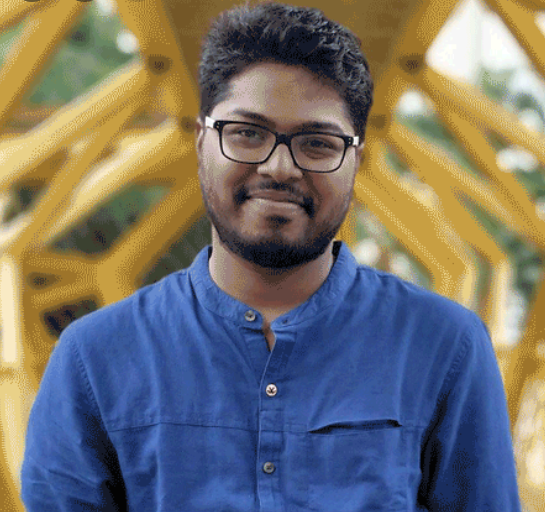
#> input picture 3.PNG, 545 x 512 px, found by its file name
$ jupyter execute --allow-errors 'Face_detection - LBP.ipynb'
#> lines starting #> are read from the running program, lines starting #| are printed output that depends on the picture
[cell 1]
import cv2
import numpy as np
import matplotlib.pyplot as plt
original_image = cv2.imread("3.png")
#> original_image is the input picture: shape (512, 545, 3); mean B, G, R 109.5, 114.6, 117.7
plt.imshow(cv2.cvtColor(original_image, cv2.COLOR_BGR2RGB))
plt.axis("off")
plt.show()

[cell 2]
y=20
x=20
h=220
w=220
crop_image = original_image[x:w, y:h]
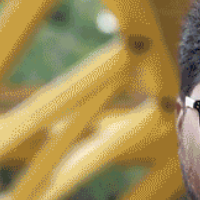
#> crop_image: shape (200, 200, 3); mean B, G, R 84.7, 140.6, 162.3
plt.imshow(cv2.cvtColor(crop_image, cv2.COLOR_BGR2RGB))
plt.axis("off")
plt.show()

[cell 3]
# [9 lines of commented-out code are left out]

https://towardsdatascience.com/face-detection-with-haar-cascade-727f68dafd08

integral image (left and above in the Original Image)

[cell 4]
gray_original_image = cv2.cvtColor(original_image, cv2.COLOR_BGR2GRAY)
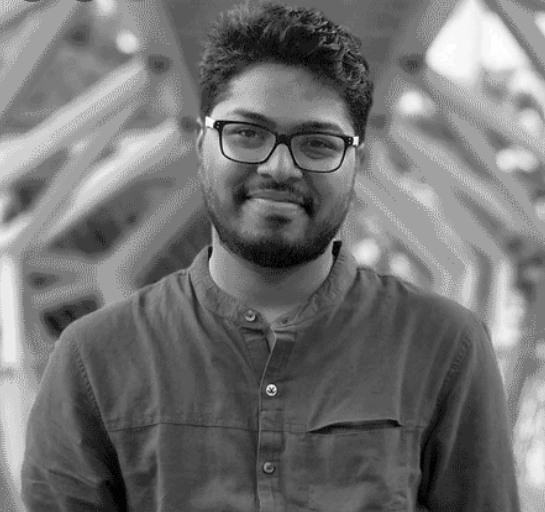
#> gray_original_image: shape (512, 545); min 3, max 255, mean 115
plt.imshow(cv2.cvtColor(gray_original_image, cv2.COLOR_BGR2RGB))
plt.axis("off")
plt.show()

[cell 5]
print(gray_original_image)
#> (printed output is left out)
gray_original_image=gray_original_image/255
print(gray_original_image)
#> (printed output is left out)

[cell 6]
def get_integralimage (img):
    height,width=img.shape
    integral_image= np.zeros((height+1,width+1))#to add maargin 0 on top and on right
    for i in range(height):
        for j in range(width):
            integral_image[i][j]=img[i][j]+integral_image[i-1][j]+integral_image[i][j-1]-integral_image[i-1][j-1]#because we add the right top pixcel twice
    return integral_image

[cell 7]
test=np.array([[0.4,0.7,0.9,0.7,0.4,0.5,1.0,0.3],[0.3,1.0,0.5,0.8,0.7,0.4,0.1,0.4],[0.9,0.4,0.1,0.2,0.5,0.8,0.2,0.9],[0.3,0.6,0.8,1.0,0.3,0.7,0.5,0.3],[0.2,0.9,0.1,0.5,0.1,0.4,0.8,0.8],[0.5,0.1,0.3,0.7,0.9,0.6,1.0,0.2],[0.8,0.4,1.0,0.2,0.7,0.3,0.1,0.4],[0.4,0.9,0.6,0.6,0.2,1.0,0.5,0.9]])
integral_image=get_integralimage(test)
#integral_image=get_integralimage(gray_original_image)
integral_image=np.delete(integral_image, test.shape[0],0)
integral_image=np.delete(integral_image,test.shape[1],1)    #to remove the margin
print(integral_image)

 Haar features

[cell 8]
#18.9-7.5-3.1+1.1
#29.6-18.6-4.9+3.1
def get_LeftrightHaarfeatures(integral_image,window_height,window_width):
#> called with integral_image = array of shape (8, 8), window_height = 6, window_width = 6
    LeftrightHaarfeatures=[]
    window_width_half=int(window_width/2)
#    print(integral_image.shape[0],integral_image.shape[1],window_width_half,window_height,window_width)
    i=0
    j=0
    while(i+window_height<integral_image.shape[0]):
        while(j+window_width<integral_image.shape[1]):
      #      print(i,j)
            white_Pixels_inHaar = integral_image[i+window_height][j+window_width_half]-integral_image[i+window_height][j]-integral_image[i][j+window_width_half]+integral_image[i][j]
            black_Pixels_inHaar = integral_image[i+window_height][j+window_width]-integral_image[i+window_height][j+window_width_half]-integral_image[i][j+window_width]+integral_image[i][j+window_width_half]
   #         print(integral_image[i+window_height][j+window_width_half],integral_image[i+window_height][j],integral_image[i][j+window_width_half],integral_image[i][j],white_Pixels_inHaar,integral_image[i+window_height][j+window_width],integral_image[i+window_height][j+window_width_half],integral_image[i][j+window_width],integral_image[i][j+window_width_half],black_Pixels_inHaar)
            delta=(white_Pixels_inHaar-black_Pixels_inHaar)/(window_height*window_width_half)
      #      print(delta)
            LeftrightHaarfeatures.append(delta)
            j=j+1
        i=i+1
    return LeftrightHaarfeatures

[cell 9]
LeftrightHaarfeatures=get_LeftrightHaarfeatures(integral_image,6,6)
print(LeftrightHaarfeatures)

[cell 10]
def get_topbottomHaarfeatures(integral_image,window_height,window_width):
#> called with integral_image = array of shape (8, 8), window_height = 6, window_width = 6
    LeftrightHaarfeatures=[]
    window_height_half=int(window_height/2)
#    print(integral_image.shape[0],integral_image.shape[1],window_height_half,window_height,window_width)
    i=0
    j=0
    while(i+window_height<integral_image.shape[0]):
        while(j+window_width<integral_image.shape[1]):
     #       print(i,j)
            white_Pixels_inHaar = integral_image[i+window_height_half][j+window_width]-integral_image[i+window_height_half][j]-integral_image[i][j+window_width]+integral_image[i][j]
            black_Pixels_inHaar = integral_image[i+window_height][j+window_width]-integral_image[i+window_height][j]-integral_image[i+window_height_half][j+window_width]+integral_image[i+window_height_half][j]
   #         print(integral_image[i+window_height_half][j+window_width],integral_image[i+window_height_half][j],integral_image[i][j+window_width],integral_image[i][j],white_Pixels_inHaar,integral_image[i+window_height][j+window_width],integral_image[i+window_height][j],integral_image[i+window_height_half][j+window_width],integral_image[i+window_height_half][j],black_Pixels_inHaar)
            delta=(white_Pixels_inHaar-black_Pixels_inHaar)/(window_height_half*window_width)
  #          print(delta)
            LeftrightHaarfeatures.append(delta)
            j=j+1
        i=i+1
    return LeftrightHaarfeatures

[cell 11]
topbottomHaarfeatures=get_topbottomHaarfeatures(integral_image,6,6)
print(topbottomHaarfeatures)

[cell 12]
def get_linehorizontalHaarfeatures(integral_image,window_height,window_width):
#> called with integral_image = array of shape (8, 8), window_height = 6, window_width = 6
    linehorizontalHaarfeatures=[]
    window_width_third=int(window_width/3)
 #   print(integral_image.shape[0],integral_image.shape[1],window_width_third,window_height,window_width)
    i=0
    j=0
    while(i+window_height<integral_image.shape[0]):
        while(j+window_width<integral_image.shape[1]):
      #      print(i,j)
            white_Pixels_inHaar = integral_image[i+window_height][j+window_width_third]-integral_image[i+window_height][j]-integral_image[i][j+window_width_third]+integral_image[i][j]
            black_Pixels_inHaar = integral_image[i+window_height][j+window_width_third*2]-integral_image[i+window_height][j+window_width_third]-integral_image[i][j+window_width_third*2]+integral_image[i][j+window_width_third]
            white2_Pixels_inHaar = integral_image[i+window_height][j+window_width]-integral_image[i+window_height][j+window_width_third*2]-integral_image[i][j+window_width]+integral_image[i][j+window_width_third*2]
            delta=(white_Pixels_inHaar-black_Pixels_inHaar+white2_Pixels_inHaar)/(window_height*window_width_third)
     #       print(delta)
            linehorizontalHaarfeatures.append(delta)
            j=j+1
        i=i+1
    return linehorizontalHaarfeatures

[cell 13]
linehorizontalHaarfeatures=get_linehorizontalHaarfeatures(integral_image,6,6)
print(linehorizontalHaarfeatures)

[cell 14]
def get_lineverticalHaarfeatures(integral_image,window_height,window_width):
#> called with integral_image = array of shape (8, 8), window_height = 6, window_width = 6
    lineverticalHaarfeatures=[]
    window_height_third=int(window_height/3)
 #   print(integral_image.shape[0],integral_image.shape[1],window_height_third,window_height,window_width)
    i=0
    j=0
    while(i+window_height<integral_image.shape[0]):
        while(j+window_width<integral_image.shape[1]):
      #      print(i,j)
            white_Pixels_inHaar = integral_image[i+window_height_third][j+window_width]-integral_image[i+window_height_third][j]-integral_image[i][j+window_width]+integral_image[i][j]
            black_Pixels_inHaar = integral_image[i+window_height_third*2][j+window_width]-integral_image[i+window_height_third*2][j]-integral_image[i+window_height_third][j+window_width]+integral_image[i+window_height_third][j]
            white2_Pixels_inHaar = integral_image[i+window_height][j+window_width]-integral_image[i+window_height][j]-integral_image[i+window_height_third*2][j+window_width]+integral_image[i+window_height_third*2][j]
            delta=(white_Pixels_inHaar-black_Pixels_inHaar+white2_Pixels_inHaar)/(window_width*window_height_third)
       #     print(delta)
            lineverticalHaarfeatures.append(delta)
            j=j+1
        i=i+1
    return lineverticalHaarfeatures

[cell 15]
lineverticalHaarfeatures=get_lineverticalHaarfeatures(integral_image,6,6)
print(lineverticalHaarfeatures)

[cell 16]
def get_fourrectangleHaarfeatures(integral_image,window_height,window_width):
#> called with integral_image = array of shape (8, 8), window_height = 6, window_width = 6
    fourrectangleHaarfeatures=[]
    window_width_half=int(window_width/2)
    window_height_half=int(window_height/2)
 #   print(integral_image.shape[0],integral_image.shape[1],window_height_half,window_width_half,window_height,window_width)
    i=0
    j=0
    while(i+window_height<integral_image.shape[0]):
        while(j+window_width<integral_image.shape[1]):
      #      print(i,j)
            white_Pixels_inHaar = integral_image[i+window_height_half][j+window_width_half]-integral_image[i+window_height_half][j]-integral_image[i][j+window_width_half]+integral_image[i][j]
            black_Pixels_inHaar = integral_image[i+window_height_half][j+window_width]-integral_image[i+window_height_half][j+window_width_half]-integral_image[i][j+window_width]+integral_image[i][j+window_width_half]
            white2_Pixels_inHaar = integral_image[i+window_height][j+window_width]-integral_image[i+window_height][j+window_width_half]-integral_image[i+window_height_half][j+window_width]+integral_image[i+window_height_half][j+window_width_half]
            black2_Pixels_inHaar = integral_image[i+window_height][j+window_width_half]-integral_image[i+window_height][j]-integral_image[i+window_height_half][j+window_width_half]+integral_image[i+window_height_half][j]
            delta=(white_Pixels_inHaar-black_Pixels_inHaar+white2_Pixels_inHaar-black2_Pixels_inHaar)/(window_height_half*window_width_half)
       #     print(delta)
            fourrectangleHaarfeatures.append(delta)
            j=j+1
        i=i+1
    return fourrectangleHaarfeatures

[cell 17]
fourrectangleHaarfeatures=get_fourrectangleHaarfeatures(integral_image,6,6)
print(fourrectangleHaarfeatures)

---------------------------------------------------------------

[cell 18]
import pandas as pd
from sklearn.model_selection import train_test_split
from sklearn.ensemble import AdaBoostClassifier
from sklearn.metrics import confusion_matrix
import os.path
from sklearn.svm import SVC
from sklearn.metrics import accuracy_score,f1_score,classification_report

[cell 19]
# [9 lines left out: function preprocessing, not called in this run]

[cell 20]
def get_integralimage (img):
    height,width=img.shape
    integral_image= np.zeros((height+1,width+1))#to add maargin 0 on top and on right
    for i in range(height):
        for j in range(width):
            integral_image[i][j]=img[i][j]+integral_image[i-1][j]+integral_image[i][j-1]-integral_image[i-1][j-1]#because we add the right top pixcel twice
    integral_image=np.delete(integral_image, test.shape[0],0)
    integral_image=np.delete(integral_image,test.shape[1],1)    #to remove the margin

    return integral_image
